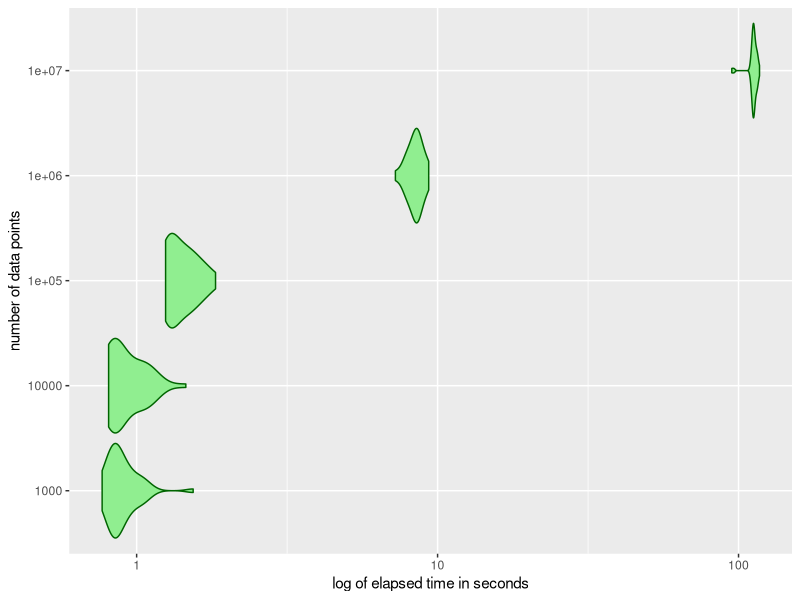

Write R code to recreate this figure.
## ---- chunk 1
knitr::opts_chunk$set(echo = TRUE)
## ---- chunk 2
library(dplyr)

len <- 1e+4
dist1 <- runif(len, min = 1, max = 5) 
dist2 <- rnorm(len, mean = 0, sd = 3)
dist3 <- rnorm(len, mean = 4, sd = 1) 
dist4 <- rlnorm(len, meanlog = 0, sdlog = 0.5)
l <- list("var1" = dist1 * dist3,
          "var2" = dist2,
          "var3" = dist3 * dist2,
          "var4" = dist4 * dist3 + dist2)
original.data <- as_data_frame(l)
## ---- chunk 3

library(dplyr)
library(tidyr)
library(tibble)
library(lazyeval)

# Recursive function to calculate strata. 
# Parameters: 
#   dta:         data_frame with any number of parameters each
#                column is exspected to represent one parameter  
#   numb.strat:  number of strata in each dimension
stratify <- function(dta, numb.strat=4) {
  parameters <- names(dta)                    # get the names of parameters,
  param <- parameters[1]                      # store the name of the first,
 
  n <- dta %>%                                # claculate the number of values 
    summarise(n())                            # (repetitions included),
  n <- n$`n()`                                # calculate the number of 
  s <- floor(n / numb.strat)                  # parameter values per stratum,

  if (!is.integer(n / numb.strat)) {          # ommit randomly all values which
    n <- (s * numb.strat)                     # are too much to fit in the given 
    dta <- dta %>%                            # stratum,
     sample_n(n)
  }

  strata <- dta %>%                           # take the data,
    select_(param) %>%                        # select the first parameter,
    arrange_(param) %>%                       # sort param values,
    slice(c(1, seq.int(from = s,              # extract strata limits,
                       to = n, 
                       by = s)))
  
  results <- data_frame()
  for (i in 1:(numb.strat)) {                 # for each stratum of the first
    lower.bound <- interp(~v >= x,            # parameter calc lower boundary,
                          v = as.name(param), 
                          x = as.double(strata[i, 1]))
    upper.bound <- interp(~v < y,             # and calculate upper boundary,
                          v = as.name(param), 
                          y = as.double(strata[i + 1, 1]))
    not.param <- interp(~-v, v = as.name(param))
    next.strat <- dta %>% 
      filter_(lower.bound) %>%                # filter the stratum which is
      filter_(upper.bound) %>%                # to be stratified next,
      select_(not.param)                      # select the remaining parameters,

    if (length(parameters) > 1) {             # unstratified parameters left?
      next.strat <- stratify(next.strat,      # stratify them
                             numb.strat)
      new.col <- interp(~a, a = as.double(strata[i, 1]))
      next.strat <- next.strat %>%            # combine stratification results
        mutate_(.dots = setNames(list(new.col), param)) 
      results <- bind_rows(results, next.strat) # bind strata of param together
    } else {
      return(slice(strata, -1))               # recursion reached leaf of tree
    }            
  }
  return(results)                             # done. return the stratum
}
## ---- chunk 4
library(dplyr)
library(ggplot2)

dta <- as_data_frame(read.csv("../data/benchmark.csv"))
dta <- dta %>% 
  select(-X) %>% 
  gather(key = "no.use", value = "time", 3:52) %>% 
  select(-no.use) %>% 
  transmute(no.data.points = V1, data.size = V2, time)

ggplot(dta, aes(factor(no.data.points), time)) +
  geom_violin(trim = TRUE, 
              scale = "width", 
              fill = "lightgreen", 
              colour = "darkgreen",
              adjust = 1.5) + 
  coord_flip() +
  scale_y_log10() +
  labs(x = "number of data points",
       y = "log of elapsed time in seconds")
